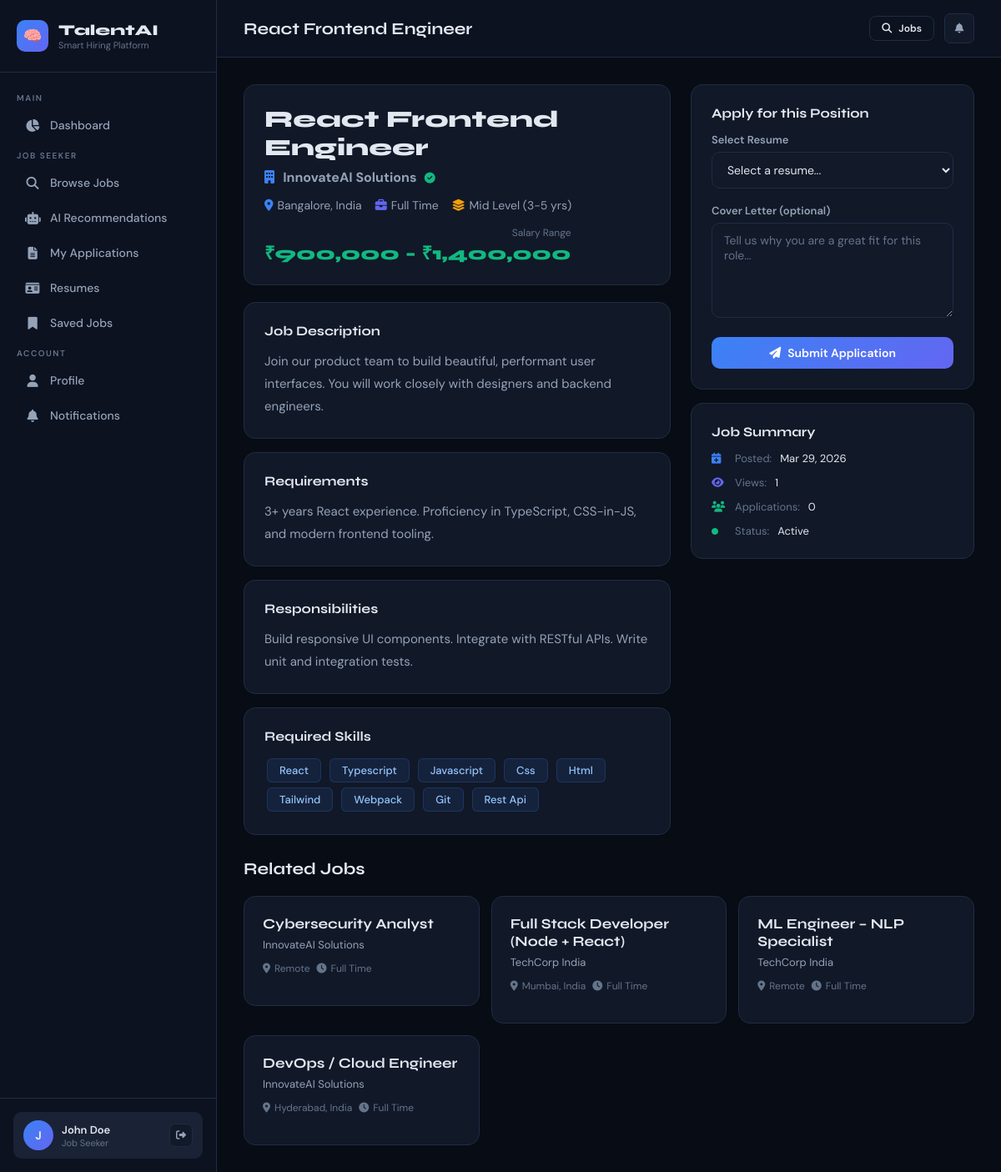
The app's page /jobs/2/ (signed in) with its own data.
### core/models.py (models this page shows, shortened)
class JobPosting(models.Model):
    JOB_TYPE_CHOICES = [
        ('full_time', 'Full Time'),
        ('part_time', 'Part Time'),
        ('contract', 'Contract'),
        ('internship', 'Internship'),
        ('remote', 'Remote'),
        ('hybrid', 'Hybrid'),
    ]
    EXPERIENCE_CHOICES = [
        ('entry', 'Entry Level (0-1 yrs)'),
        ('junior', 'Junior (1-3 yrs)'),
        ('mid', 'Mid Level (3-5 yrs)'),
        ('senior', 'Senior (5-8 yrs)'),
        ('lead', 'Lead / Principal (8+ yrs)'),
    ]
    STATUS_CHOICES = [
        ('draft', 'Draft'),
        ('active', 'Active'),
        ('closed', 'Closed'),
        ('paused', 'Paused'),
    ]
    company = models.ForeignKey(User, on_delete=models.CASCADE, related_name='job_postings')
    title = models.CharField(max_length=200)
    description = models.TextField()
    requirements = models.TextField()
    responsibilities = models.TextField(blank=True)
    skills_required = models.ManyToManyField(Skill, related_name='jobs', blank=True)
    skills_text = models.TextField(blank=True, help_text='Comma-separated skills for NLP matching')
    job_type = models.CharField(max_length=20, choices=JOB_TYPE_CHOICES, default='full_time')
    experience_level = models.CharField(max_length=20, choices=EXPERIENCE_CHOICES, default='mid')
    location = models.CharField(max_length=200)
    salary_min = models.DecimalField(max_digits=12, decimal_places=2, blank=True, null=True)
    salary_max = models.DecimalField(max_digits=12, decimal_places=2, blank=True, null=True)
    status = models.CharField(max_length=20, choices=STATUS_CHOICES, default='active')
    deadline = models.DateField(blank=True, null=True)
    created_at = models.DateTimeField(auto_now_add=True)
    updated_at = models.DateTimeField(auto_now=True)
    views_count = models.IntegerField(default=0)
    class Meta:
        ordering = ['-created_at']
    def get_salary_display(self):
        if self.salary_min and self.salary_max:
            return f"₹{self.salary_min:,.0f} - ₹{self.salary_max:,.0f}"
        elif self.salary_min:
            return f"From ₹{self.salary_min:,.0f}"
        return "Negotiable"

class CompanyProfile(models.Model):
    user = models.OneToOneField(User, on_delete=models.CASCADE, related_name='company_profile')
    company_name = models.CharField(max_length=200)
    industry = models.CharField(max_length=100, blank=True)
    website = models.URLField(blank=True)
    location = models.CharField(max_length=200, blank=True)
    company_size = models.CharField(max_length=50, blank=True)
    description = models.TextField(blank=True)
    logo = models.ImageField(upload_to='company_logos/', blank=True, null=True)
    founded_year = models.IntegerField(blank=True, null=True)
    is_verified = models.BooleanField(default=False)
    created_at = models.DateTimeField(auto_now_add=True)

### core/views.py (the view)
# urls.py: path('jobs/<int:pk>/', views.job_detail, name='job_detail'),
def job_detail(request, pk):
    job = get_object_or_404(JobPosting, pk=pk)
    job.views_count += 1
    job.save(update_fields=['views_count'])
    already_applied = False
    is_saved = False
    apply_form = None
    if request.user.is_authenticated and get_user_role(request.user) == 'user':
        already_applied = JobApplication.objects.filter(
            applicant=request.user, job=job
        ).exists()
        is_saved = SavedJob.objects.filter(user=request.user, job=job).exists()
        if not already_applied:
            apply_form = JobApplicationForm(request.user)
    related_jobs = JobPosting.objects.filter(
        status='active'
    ).exclude(pk=pk).filter(
        Q(skills_text__icontains=job.skills_text.split(',')[0] if job.skills_text else '')
        | Q(experience_level=job.experience_level)
    )[:4]
    return render(request, 'core/job_detail.html', {
        'job': job,
        'already_applied': already_applied,
        'is_saved': is_saved,
        'apply_form': apply_form,
        'related_jobs': related_jobs,
    })

### core/templates/core/job_detail.html (shortened to what this page needs)
{% extends "core/base.html" %}
{% load core_extras %}
{% block page_title %}{{ job.title }}{% endblock %}
{% block content %}
<div style="display:grid;grid-template-columns:1fr 340px;gap:24px;">
  <div>
    <div class="card" style="margin-bottom:20px;">
      <div style="display:flex;align-items:flex-start;justify-content:space-between;gap:16px;flex-wrap:wrap;">
        <div>
          <h1 style="font-family:'Syne',sans-serif;font-size:28px;font-weight:800;margin-bottom:8px;">{{ job.title }}</h1>
          <div style="font-size:16px;color:var(--text2);margin-bottom:14px;">
            <i class="fas fa-building" style="color:#3b82f6;margin-right:6px;"></i>
            <strong>{{ job.company.company_profile.company_name|default:job.company.username }}</strong>
            {% if job.company.company_profile.is_verified %}
            <i class="fas fa-check-circle" style="color:#10b981;font-size:13px;margin-left:5px;" title="Verified Company"></i>
            {% endif %}
          </div>
          <div style="display:flex;flex-wrap:wrap;gap:16px;">
            <span style="font-size:14px;color:var(--text2);"><i class="fas fa-map-marker-alt" style="color:#3b82f6;margin-right:5px;"></i>{{ job.location }}</span>
            <span style="font-size:14px;color:var(--text2);"><i class="fas fa-briefcase" style="color:#6366f1;margin-right:5px;"></i>{{ job.get_job_type_display }}</span>
            <span style="font-size:14px;color:var(--text2);"><i class="fas fa-layer-group" style="color:#f59e0b;margin-right:5px;"></i>{{ job.get_experience_level_display }}</span>
          </div>
        </div>
        {% if job.salary_min or job.salary_max %}
        <div style="text-align:right;">
          <div style="font-size:12px;color:var(--text3);">Salary Range</div>
          <div style="font-family:'Syne',sans-serif;font-size:22px;font-weight:800;color:#10b981;">{{ job.get_salary_display }}</div>
        </div>
        {% endif %}
      </div>
    </div>
    <div class="card" style="margin-bottom:16px;">
      <div class="card-title" style="margin-bottom:14px;">Job Description</div>
      <div style="color:var(--text2);line-height:1.8;font-size:15px;white-space:pre-wrap;">{{ job.description }}</div>
    </div>
    <div class="card" style="margin-bottom:16px;">
      <div class="card-title" style="margin-bottom:14px;">Requirements</div>
      <div style="color:var(--text2);line-height:1.8;font-size:15px;white-space:pre-wrap;">{{ job.requirements }}</div>
    </div>
    {% if job.responsibilities %}
    <div class="card" style="margin-bottom:16px;">
      <div class="card-title" style="margin-bottom:14px;">Responsibilities</div>
      <div style="color:var(--text2);line-height:1.8;font-size:15px;white-space:pre-wrap;">{{ job.responsibilities }}</div>
    </div>
    {% endif %}
    {% if job.skills_text %}
    <div class="card">
      <div class="card-title" style="margin-bottom:14px;">Required Skills</div>
      <div>
        {% for skill in job.skills_text|split:"," %}
        <span class="skill-tag" style="font-size:13px;padding:5px 14px;margin:3px;">{{ skill|title }}</span>
        {% endfor %}
      </div>
    </div>
    {% endif %}
  </div>
  <div>
    <div class="card" style="margin-bottom:16px;position:sticky;top:80px;">
      {% if user.is_authenticated %}
        {% if already_applied %}
        <div style="text-align:center;padding:10px 0;">
          <div style="font-size:40px;margin-bottom:8px;">✅</div>
          <div style="font-family:'Syne',sans-serif;font-weight:700;font-size:16px;margin-bottom:4px;">Already Applied</div>
          <div style="color:var(--text3);font-size:13px;margin-bottom:16px;">Your application is under review.</div>
          <a href="{% url 'my_applications' %}" class="btn btn-outline w-100">View My Applications</a>
        </div>
        {% elif user_role == 'user' %}
        <div style="font-family:'Syne',sans-serif;font-weight:700;font-size:16px;margin-bottom:14px;">Apply for this Position</div>
        <form method="post" action="{% url 'apply_job' job.pk %}">
          <div class="form-group">
            <label class="form-label">Select Resume</label>
            {{ apply_form.resume }}
          </div>
          <div class="form-group">
            <label class="form-label">Cover Letter (optional)</label>
            {{ apply_form.cover_letter }}
          </div>
          <button type="submit" class="btn btn-primary w-100" style="justify-content:center;">
            <i class="fas fa-paper-plane"></i> Submit Application
          </button>
        </form>
        {% else %}
        <div style="text-align:center;color:var(--text3);font-size:14px;padding:10px 0;">
          <i class="fas fa-lock" style="font-size:28px;margin-bottom:8px;display:block;"></i>
          Login as a Job Seeker to apply.
        </div>
        {% endif %}
      {% endif %}
    </div>
    <div class="card">
      <div class="card-title" style="margin-bottom:14px;">Job Summary</div>
      <div style="display:flex;flex-direction:column;gap:12px;">
        <div style="display:flex;align-items:center;gap:10px;font-size:13px;">
          <i class="fas fa-calendar-plus" style="color:#3b82f6;width:18px;"></i>
          <span style="color:var(--text3);">Posted:</span>
          <span>{{ job.created_at|date:"M d, Y" }}</span>
        </div>
        <div style="display:flex;align-items:center;gap:10px;font-size:13px;">
          <i class="fas fa-eye" style="color:#6366f1;width:18px;"></i>
          <span style="color:var(--text3);">Views:</span>
          <span>{{ job.views_count }}</span>
        </div>
        <div style="display:flex;align-items:center;gap:10px;font-size:13px;">
          <i class="fas fa-users" style="color:#10b981;width:18px;"></i>
          <span style="color:var(--text3);">Applications:</span>
          <span>{{ job.applications.count }}</span>
        </div>
        <div style="display:flex;align-items:center;gap:10px;font-size:13px;">
          <i class="fas fa-circle" style="color:{% if job.status == 'active' %}#10b981{% else %}#ef4444{% endif %};width:18px;font-size:8px;"></i>
          <span style="color:var(--text3);">Status:</span>
          <span>{{ job.get_status_display }}</span>
        </div>
      </div>
    </div>
  </div>
</div>
{% if related_jobs %}
<div style="margin-top:28px;">
  <div class="section-header"><div class="section-title">Related Jobs</div></div>
  <div style="display:grid;grid-template-columns:repeat(auto-fill,minmax(280px,1fr));gap:14px;">
    {% for rjob in related_jobs %}
    <a href="{% url 'job_detail' rjob.pk %}" style="display:block;">
      <div class="job-card">
        <div class="job-card-title">{{ rjob.title }}</div>
        <div class="job-card-company">{{ rjob.company.company_profile.company_name|default:rjob.company.username }}</div>
        <div class="job-card-meta">
          <span class="job-meta-item"><i class="fas fa-map-marker-alt"></i> {{ rjob.location }}</span>
          <span class="job-meta-item"><i class="fas fa-clock"></i> {{ rjob.get_job_type_display }}</span>
        </div>
      </div>
    </a>
    {% endfor %}
  </div>
</div>
{% endif %}
{% endblock %}

### core/templates/core/base.html (shortened to what this page needs)
<!DOCTYPE html>
<html lang="en">
<head>
  <link rel="stylesheet" href="https://cdnjs.cloudflare.com/ajax/libs/font-awesome/6.5.0/css/all.min.css">
</head>
<body>
{% if user.is_authenticated %}
<div class="app-layout">
  <aside class="sidebar" id="sidebar">
    <div class="sidebar-logo">
      <div class="logo-icon">🧠</div>
      <div>
        <div class="logo-text">TalentAI</div>
        <div class="logo-sub">Smart Hiring Platform</div>
      </div>
    </div>
    <nav class="sidebar-nav">
      <div class="nav-section-label">Main</div>
      <a href="{% url 'dashboard' %}" class="nav-link {% if request.resolver_match.url_name == 'dashboard' %}active{% endif %}">
        <i class="fas fa-chart-pie"></i> Dashboard
      </a>
      {% if user_role == 'user' or request.user.is_superuser %}
      {% if user_role == 'user' %}
      <div class="nav-section-label">Job Seeker</div>
      <a href="{% url 'job_list' %}" class="nav-link {% if request.resolver_match.url_name == 'job_list' %}active{% endif %}">
        <i class="fas fa-search"></i> Browse Jobs
      </a>
      <a href="{% url 'recommendations' %}" class="nav-link {% if request.resolver_match.url_name == 'recommendations' %}active{% endif %}">
        <i class="fas fa-robot"></i> AI Recommendations
      </a>
      <a href="{% url 'my_applications' %}" class="nav-link {% if request.resolver_match.url_name == 'my_applications' %}active{% endif %}">
        <i class="fas fa-file-alt"></i> My Applications
      </a>
      <a href="{% url 'resume_list' %}" class="nav-link {% if request.resolver_match.url_name == 'resume_list' %}active{% endif %}">
        <i class="fas fa-id-card"></i> Resumes
      </a>
      <a href="{% url 'saved_jobs' %}" class="nav-link {% if request.resolver_match.url_name == 'saved_jobs' %}active{% endif %}">
        <i class="fas fa-bookmark"></i> Saved Jobs
      </a>
      {% endif %}
      {% endif %}
      <div class="nav-section-label">Account</div>
      <a href="{% url 'profile' %}" class="nav-link {% if request.resolver_match.url_name == 'profile' %}active{% endif %}">
        <i class="fas fa-user"></i> Profile
      </a>
      <a href="{% url 'notifications' %}" class="nav-link {% if request.resolver_match.url_name == 'notifications' %}active{% endif %}">
        <i class="fas fa-bell"></i> Notifications
      </a>
    </nav>
    <div class="sidebar-user">
      <div class="user-card">
        <div class="user-avatar">{{ request.user.first_name|first|upper|default:request.user.username|first|upper }}</div>
        <div>
          <div class="user-name">{{ request.user.get_full_name|default:request.user.username }}</div>
          <div class="user-role">{{ user_role_display|default:"Admin" }}</div>
        </div>
        <div class="user-actions">
          <a href="{% url 'logout' %}" class="icon-btn" title="Logout"><i class="fas fa-sign-out-alt"></i></a>
        </div>
      </div>
    </div>
  </aside>
  <main class="main-content">
    <div class="topbar">
      <div class="d-flex gap-3">
        <span class="topbar-title">{% block page_title %}Dashboard{% endblock %}</span>
      </div>
      <div class="topbar-right">
        <a href="{% url 'job_list' %}" class="btn btn-outline btn-sm"><i class="fas fa-search"></i> Jobs</a>
        <a href="{% url 'notifications' %}" class="icon-btn" style="width:36px;height:36px;">
          <i class="fas fa-bell"></i>
        </a>
      </div>
    </div>
    <div class="page-body">
      {% block content %}{% endblock %}
    </div>
  </main>
</div>
{% else %}
  {% block public_content %}{% endblock %}
{% endif %}
</body>
</html>

### records on screen
JobPosting: title "React Frontend Engineer", company.company_profile.company_name "InnovateAI Solutions", location "Bangalore, India", job_type "Full Time", experience_level "Mid Level (3-5 yrs)", salary "₹900,000 - ₹1,400,000", description "Join our product team to build beautiful, performant user interfaces. You will work closely with designers and backend engineers.", requirements "3+ years React experience. Proficiency in TypeScript, CSS-in-JS, and modern frontend tooling.", responsibilities "Build responsive UI components. Integrate with RESTful APIs. Write unit and integration tests.", created_at "Mar 29, 2026", views_count "1", applications.count "0", status "Active"
JobPosting: title "Cybersecurity Analyst", company.company_profile.company_name "InnovateAI Solutions", location "Remote", job_type "Full Time"
JobPosting: title "Full Stack Developer (Node + React)", company.company_profile.company_name "TechCorp India", location "Mumbai, India", job_type "Full Time"
JobPosting: title "ML Engineer – NLP Specialist", company.company_profile.company_name "TechCorp India", location "Remote", job_type "Full Time"
JobPosting: title "DevOps / Cloud Engineer", company.company_profile.company_name "InnovateAI Solutions", location "Hyderabad, India", job_type "Full Time"

### other values on screen
{{ request.user.get_full_name|default:request.user.username }} "John Doe"
{{ user_role_display|default:"Admin" }} "Job Seeker"
{{ skill|title }} "React" "Typescript" "Javascript" "Css" "Html" "Tailwind" "Webpack" "Git" "Rest Api"
